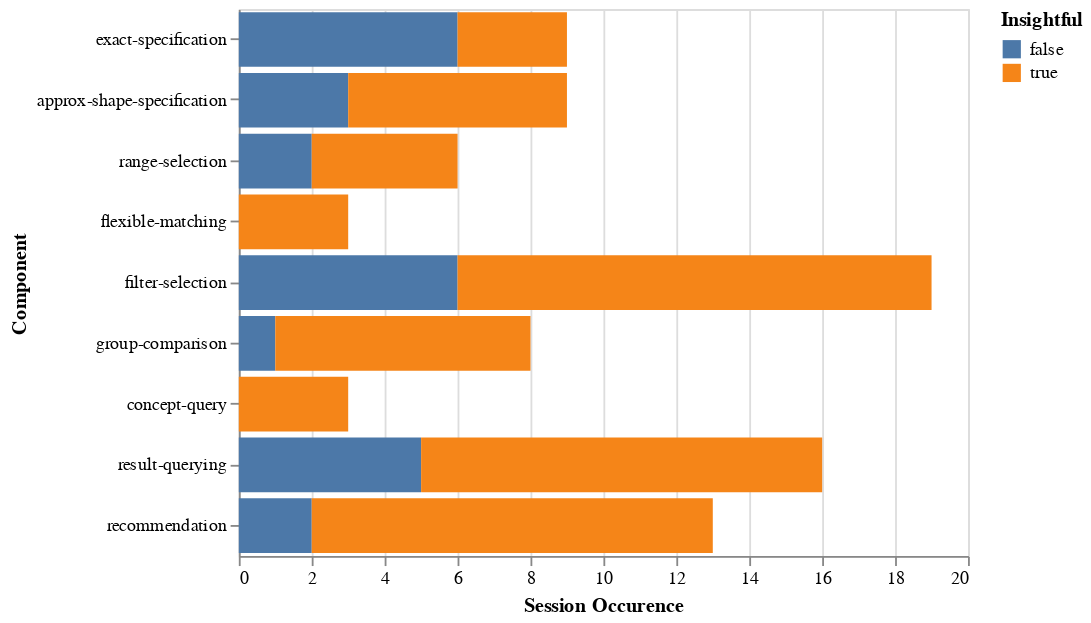

The cell this chart's notebook holds for it:
### Code cell
alt.Chart(df_frequency_by_component).mark_bar().encode(
    alt.X("Usage Frequency",aggregate="count",title="Session Occurence"),
    alt.Y("Component",sort=['exact-specification','approx-shape-specification','range-selection','flexible-matching',
                            'filter-selection','group-comparison',
                            'concept-query', 'result-querying','recommendation','control']),
    color = "Insightful"
)

### Figure 1 — Vega-Lite specification as saved in the notebook (floating-point values rounded to 4 significant figures)
{"$schema": "https://vega.github.io/schema/vega-lite/v2.6.0.json", "config": {"view": {"height": 300, "width": 400}}, "data": {"name": "data-a01b917821b4fa1e8d69ecc0edce5c0c"}, "datasets": {"data-a01b917821b4fa1e8d69ecc0edce5c0c": [{"Component": "approx-shape-specification", "Insightful": false, "Usage Frequency": 1, "session_id": 0, "user": "A3"}, {"Component": "approx-shape-specification", "Insightful": false, "Usage Frequency": 1, "session_id": 0, "user": "M1"}, {"Component": "approx-shape-specification", "Insightful": false, "Usage Frequency": 2, "session_id": 6, "user": "G2"}, {"Component": "approx-shape-specification", "Insightful": true, "Usage Frequency": 1, "session_id": 1, "user": "A3"}, {"Component": "approx-shape-specification", "Insightful": true, "Usage Frequency": 1, "session_id": 2, "user": "A2"}, {"Component": "approx-shape-specification", "Insightful": true, "Usage Frequency": 1, "session_id": 3, "user": "G3"}, {"Component": "approx-shape-specification", "Insightful": true, "Usage Frequency": 1, "session_id": 4, "user": "A1"}, {"Component": "approx-shape-specification", "Insightful": true, "Usage Frequency": 1, "session_id": 4, "user": "G2"}, {"Component": "approx-shape-specification", "Insightful": true, "Usage Frequency": 1, "session_id": 8, "user": "G2"}, {"Component": "concept-query", "Insightful": true, "Usage Frequency": 1, "session_id": 6, "user": "A1"}, {"Component": "concept-query", "Insightful": true, "Usage Frequency": 1, "session_id": 7, "user": "A1"}, {"Component": "concept-query", "Insightful": true, "Usage Frequency": 1, "session_id": 7, "user": "G2"}, {"Component": "exact-specification", "Insightful": false, "Usage Frequency": 1, "session_id": 0, "user": "A3"}, {"Component": "exact-specification", "Insightful": false, "Usage Frequency": 1, "session_id": 0, "user": "M1"}, {"Component": "exact-specification", "Insightful": false, "Usage Frequency": 2, "session_id": 1, "user": "M3"}, {"Component": "exact-specification", "Insightful": false, "Usage Frequency": 1, "session_id": 2, "user": "M1"}, {"Component": "exact-specification", "Insightful": false, "Usage Frequency": 2, "session_id": 2, "user": "M2"}, {"Component": "exact-specification", "Insightful": false, "Usage Frequency": 1, "session_id": 5, "user": "A3"}, {"Component": "exact-specification", "Insightful": true, "Usage Frequency": 3, "session_id": 3, "user": "M2"}, {"Component": "exact-specification", "Insightful": true, "Usage Frequency": 2, "session_id": 4, "user": "A1"}, {"Component": "exact-specification", "Insightful": true, "Usage Frequency": 2, "session_id": 4, "user": "G2"}, {"Component": "filter-selection", "Insightful": false, "Usage Frequency": 1, "session_id": 1, "user": "A1"}, {"Component": "filter-selection", "Insightful": false, "Usage Frequency": 1, "session_id": 1, "user": "G2"}, {"Component": "filter-selection", "Insightful": false, "Usage Frequency": 1, "session_id": 2, "user": "G2"}, {"Component": "filter-selection", "Insightful": false, "Usage Frequency": 1, "session_id": 2, "user": "M1"}, {"Component": "filter-selection", "Insightful": false, "Usage Frequency": 2, "session_id": 3, "user": "A1"}, {"Component": "filter-selection", "Insightful": false, "Usage Frequency": 2, "session_id": 5, "user": "G2"}, {"Component": "filter-selection", "Insightful": true, "Usage Frequency": 5, "session_id": 0, "user": "A1"}, {"Component": "filter-selection", "Insightful": true, "Usage Frequency": 1, "session_id": 0, "user": "A2"}, {"Component": "filter-selection", "Insightful": true, "Usage Frequency": 3, "session_id": 1, "user": "A2"}, {"Component": "filter-selection", "Insightful": true, "Usage Frequency": 1, "session_id": 2, "user": "A1"}, {"Component": "filter-selection", "Insightful": true, "Usage Frequency": 2, "session_id": 2, "user": "A3"}, {"Component": "filter-selection", "Insightful": true, "Usage Frequency": 1, "session_id": 3, "user": "A3"}, {"Component": "filter-selection", "Insightful": true, "Usage Frequency": 3, "session_id": 3, "user": "M1"}, {"Component": "filter-selection", "Insightful": true, "Usage Frequency": 1, "session_id": 4, "user": "A1"}, {"Component": "filter-selection", "Insightful": true, "Usage Frequency": 2, "session_id": 4, "user": "G2"}, {"Component": "filter-selection", "Insightful": true, "Usage Frequency": 1, "session_id": 4, "user": "M2"}, {"Component": "filter-selection", "Insightful": true, "Usage Frequency": 1, "session_id": 6, "user": "A1"}, {"Component": "filter-selection", "Insightful": true, "Usage Frequency": 1, "session_id": 7, "user": "A1"}, {"Component": "filter-selection", "Insightful": true, "Usage Frequency": 1, "session_id": 7, "user": "G2"}, {"Component": "flexible-matching", "Insightful": true, "Usage Frequency": 1, "session_id": 0, "user": "M3"}, {"Component": "flexible-matching", "Insightful": true, "Usage Frequency": 3, "session_id": 1, "user": "A3"}, {"Component": "flexible-matching", "Insightful": true, "Usage Frequency": 1, "session_id": 1, "user": "G3"}, {"Component": "group-comparison", "Insightful": false, "Usage Frequency": 3, "session_id": 5, "user": "A1"}, {"Component": "group-comparison", "Insightful": true, "Usage Frequency": 5, "session_id": 0, "user": "M2"}, {"Component": "group-comparison", "Insightful": true, "Usage Frequency": 4, "session_id": 0, "user": "M3"}, {"Component": "group-comparison", "Insightful": true, "Usage Frequency": 1, "session_id": 1, "user": "M1"}, {"Component": "group-comparison", "Insightful": true, "Usage Frequency": 1, "session_id": 1, "user": "M2"}, {"Component": "group-comparison", "Insightful": true, "Usage Frequency": 1, "session_id": 2, "user": "A2"}, {"Component": "group-comparison", "Insightful": true, "Usage Frequency": 1, "session_id": 4, "user": "M2"}, {"Component": "group-comparison", "Insightful": true, "Usage Frequency": 1, "session_id": 6, "user": "A1"}, {"Component": "range-selection", "Insightful": false, "Usage Frequency": 1, "session_id": 2, "user": "G1"}, {"Component": "range-selection", "Insightful": false, "Usage Frequency": 1, "session_id": 3, "user": "A2"}, {"Component": "range-selection", "Insightful": true, "Usage Frequency": 1, "session_id": 1, "user": "A3"}, {"Component": "range-selection", "Insightful": true, "Usage Frequency": 1, "session_id": 1, "user": "M1"}, {"Component": "range-selection", "Insightful": true, "Usage Frequency": 1, "session_id": 2, "user": "A1"}, {"Component": "range-selection", "Insightful": true, "Usage Frequency": 1, "session_id": 8, "user": "G2"}, {"Component": "recommendation", "Insightful": false, "Usage Frequency": 3, "session_id": 1, "user": "G2"}, {"Component": "recommendation", "Insightful": false, "Usage Frequency": 1, "session_id": 5, "user": "G2"}, {"Component": "recommendation", "Insightful": true, "Usage Frequency": 1, "session_id": 0, "user": "A2"}, {"Component": "recommendation", "Insightful": true, "Usage Frequency": 4, "session_id": 0, "user": "G1"}, {"Component": "recommendation", "Insightful": true, "Usage Frequency": 1, "session_id": 0, "user": "G2"}, {"Component": "recommendation", "Insightful": true, "Usage Frequency": 3, "session_id": 1, "user": "A2"}, {"Component": "recommendation", "Insightful": true, "Usage Frequency": 3, "session_id": 1, "user": "G3"}, {"Component": "recommendation", "Insightful": true, "Usage Frequency": 1, "session_id": 1, "user": "M1"}, {"Component": "recommendation", "Insightful": true, "Usage Frequency": 2, "session_id": 3, "user": "G1"}, {"Component": "recommendation", "Insightful": true, "Usage Frequency": 1, "session_id": 3, "user": "G3"}, {"Component": "recommendation", "Insightful": true, "Usage Frequency": 1, "session_id": 4, "user": "M2"}, {"Component": "recommendation", "Insightful": true, "Usage Frequency": 1, "session_id": 7, "user": "G2"}, {"Component": "recommendation", "Insightful": true, "Usage Frequency": 2, "session_id": 8, "user": "G2"}, {"Component": "result-querying", "Insightful": false, "Usage Frequency": 2, "session_id": 0, "user": "A3"}, {"Component": "result-querying", "Insightful": false, "Usage Frequency": 1, "session_id": 1, "user": "A1"}, {"Component": "result-querying", "Insightful": false, "Usage Frequency": 1, "session_id": 2, "user": "G1"}, {"Component": "result-querying", "Insightful": false, "Usage Frequency": 1, "session_id": 2, "user": "G2"}, {"Component": "result-querying", "Insightful": false, "Usage Frequency": 1, "session_id": 3, "user": "A2"}, {"Component": "result-querying", "Insightful": true, "Usage Frequency": 1, "session_id": 0, "user": "A1"}, {"Component": "result-querying", "Insightful": true, "Usage Frequency": 1, "session_id": 0, "user": "A2"}, {"Component": "result-querying", "Insightful": true, "Usage Frequency": 2, "session_id": 0, "user": "M3"}, {"Component": "result-querying", "Insightful": true, "Usage Frequency": 3, "session_id": 1, "user": "A2"}, {"Component": "result-querying", "Insightful": true, "Usage Frequency": 1, "session_id": 1, "user": "A3"}, {"Component": "result-querying", "Insightful": true, "Usage Frequency": 1, "session_id": 1, "user": "G1"}, {"Component": "result-querying", "Insightful": true, "Usage Frequency": 1, "session_id": 1, "user": "G3"}, {"Component": "result-querying", "Insightful": true, "Usage Frequency": 1, "session_id": 2, "user": "M3"}, {"Component": "result-querying", "Insightful": true, "Usage Frequency": 2, "session_id": 3, "user": "G1"}, {"Component": "result-querying", "Insightful": true, "Usage Frequency": 2, "session_id": 3, "user": "M2"}, {"Component": "result-querying", "Insightful": true, "Usage Frequency": 1, "session_id": 7, "user": "G2"}]}, "encoding": {"color": {"field": "Insightful", "type": "nominal"}, "x": {"aggregate": "count", "field": "Usage Frequency", "title": "Session Occurence", "type": "quantitative"}, "y": {"field": "Component", "sort": ["exact-specification", "approx-shape-specification", "range-selection", "flexible-matching", "filter-selection", "group-comparison", "concept-query", "result-querying", "recommendation", "control"], "type": "nominal"}}, "mark": "bar"}
